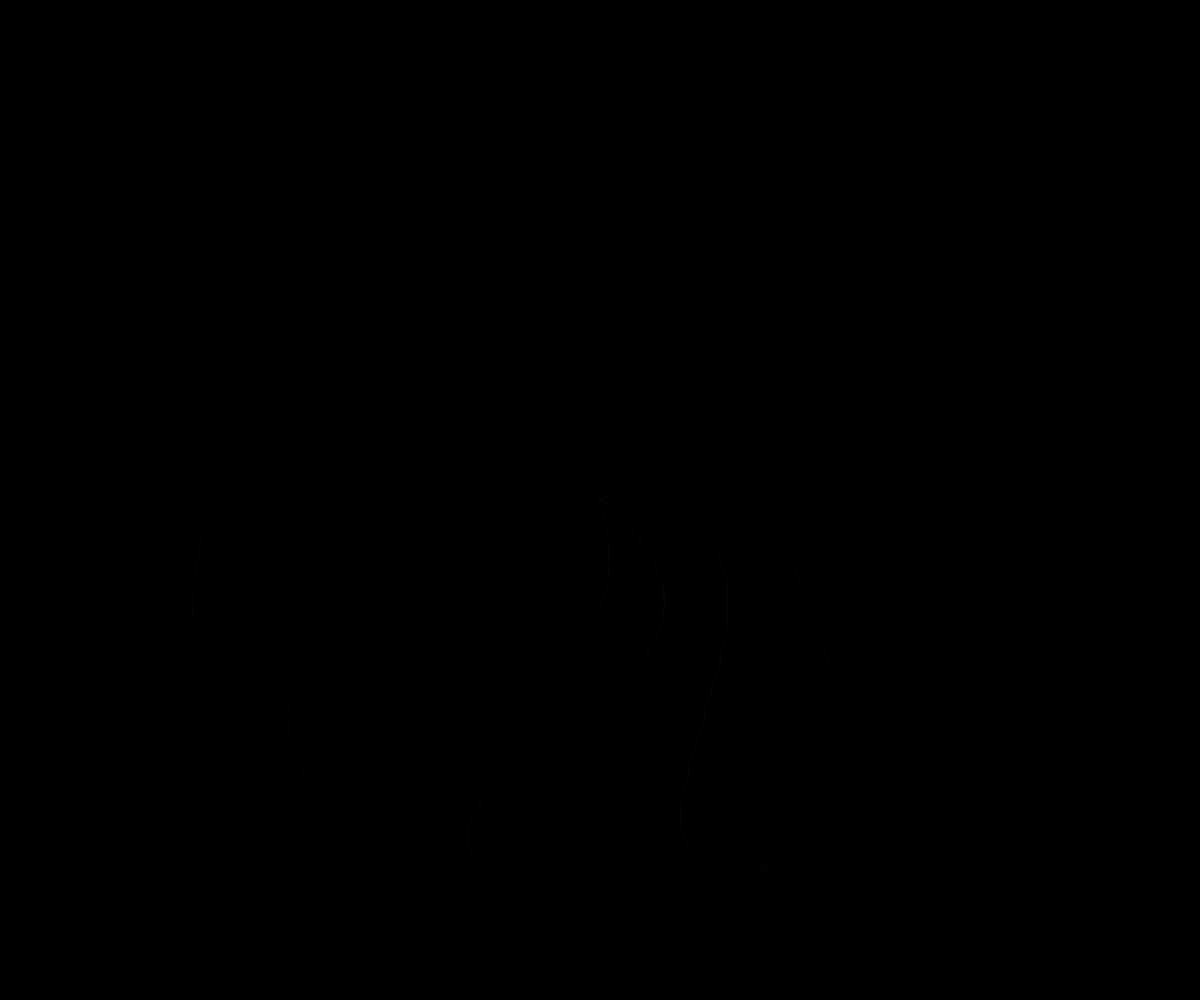
Frame 1 (no input)
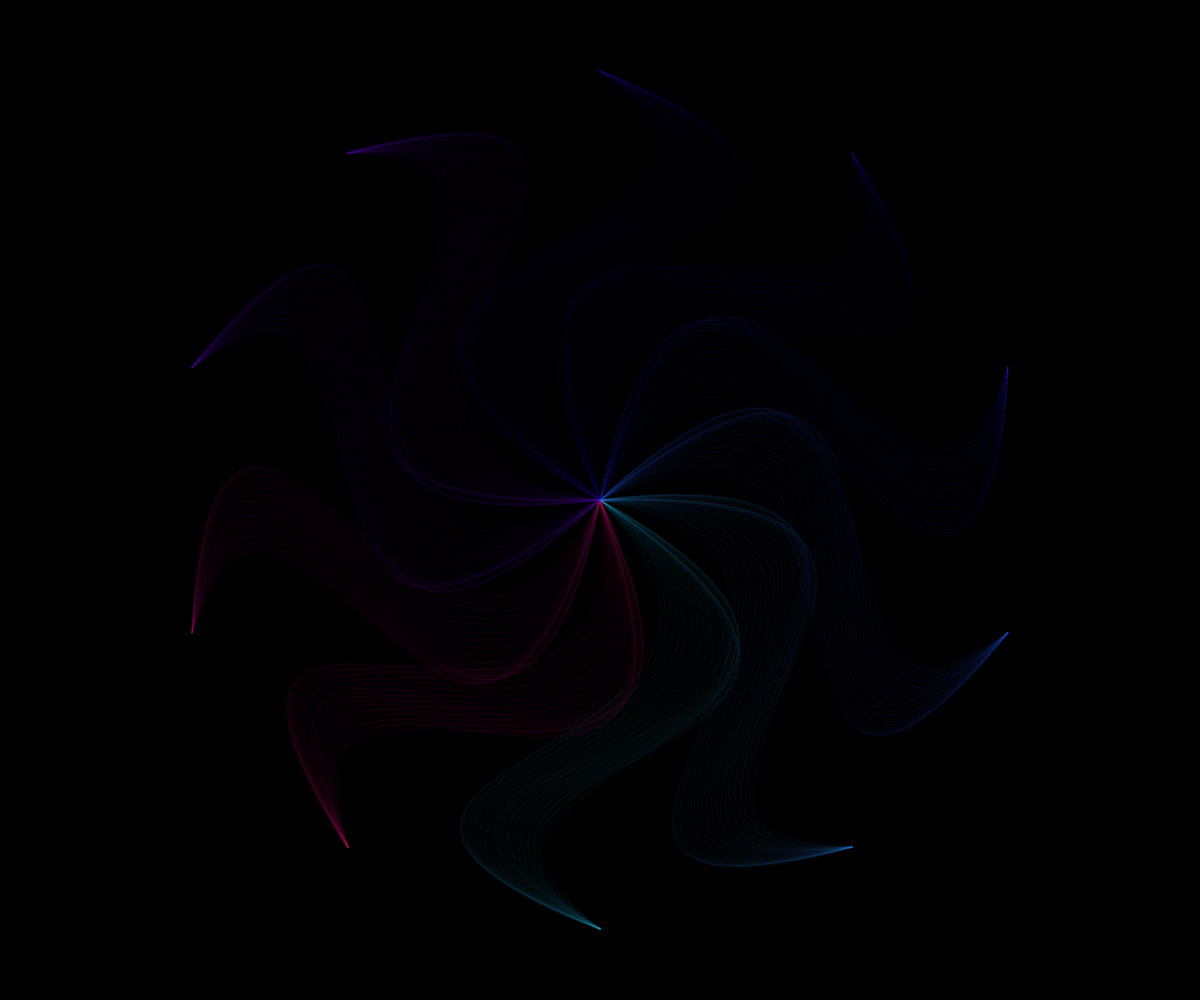
Frame 60 (no input)
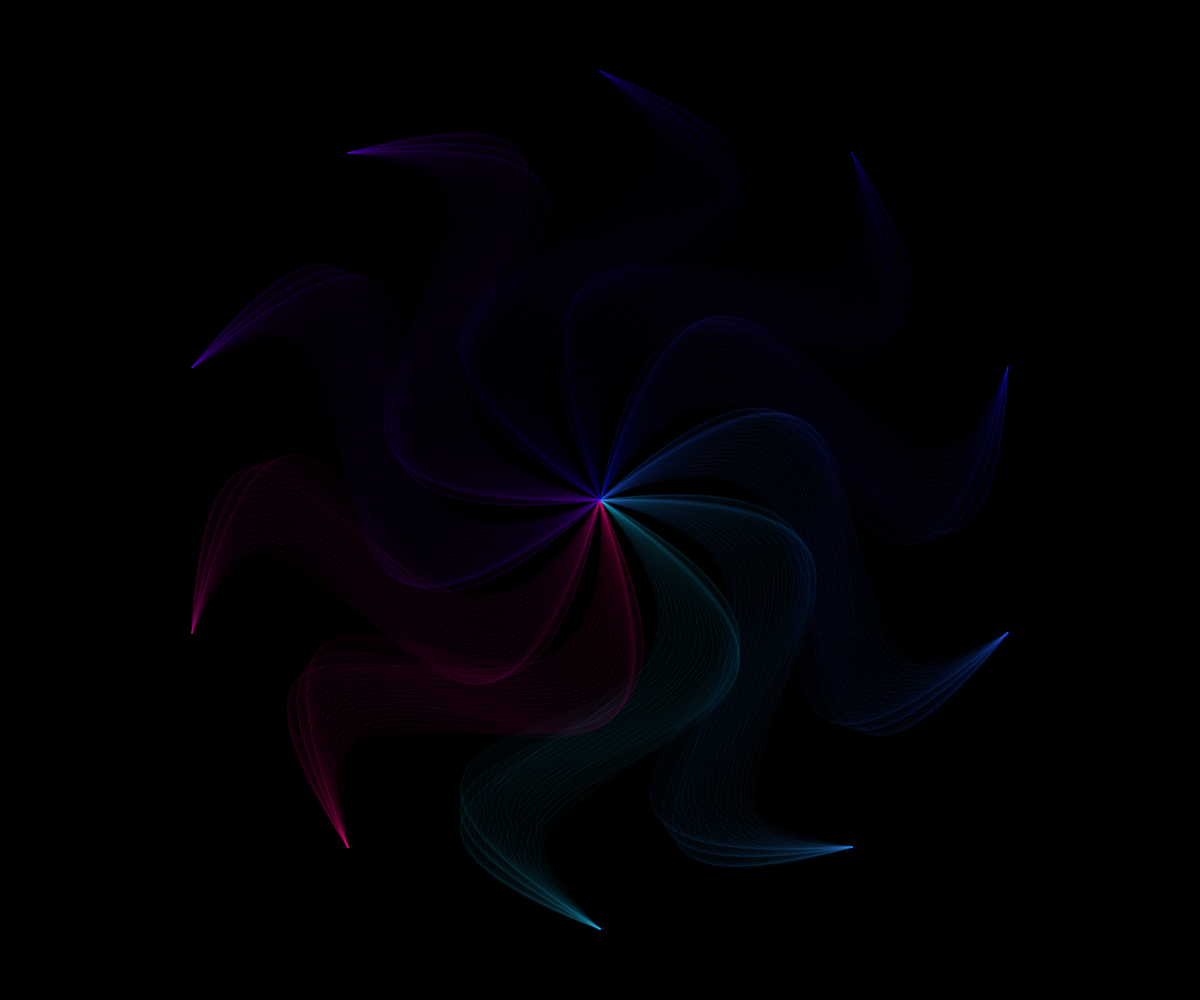
Frame 120 (the mouse pressed at the canvas centre since frame 60)

The p5.js sketch that drew these frames (run headless with seeded random() and noise() and a simulated clock; from frame 60 on, the mouse is pressed at the canvas centre):

// p5.js sketch
// ── sketch.js
let a1, a2, p1, p2;
let xAmplifier, yAmplifire_1, yAmplifire_2;
let xOff_1, xOff_2;
let t1, t2;
let petalLength, numberOfPetals;
let palettes;
let scheme;

function setup() {
    createCanvas(windowWidth, windowHeight);
    background(0);

    petalLength = height / 2 - floor(random(100));
    // numberOfPetals = floor(random(4, 10));
    numberOfPetals = 10

    scheme = random(shuffle(palettes));

    a1 = createVector(0, 0); 
    a2 = createVector(0, petalLength);
    p1 = createVector();
    p2 = createVector();

    xAmplifier = floor(random(50, 150));
    t1 = 0.005;
    t2 = random(0.0005, 0.002);

    let randomOffset = floor(random(50, 300));

    xOff_1 = randomOffset;
    xOff_2 = -randomOffset;

    yAmplifire_1 = floor(random(50, 200));
    yAmplifire_2 = floor(random(50, 200));
}

function draw() {
    translate(width / 2, height / 2);
    p1.x = xOff_1 + abs(1.5 * xAmplifier * sin(t1 * millis()));
    p1.y = petalLength / 2 + yAmplifire_1 * sin(t2 * millis());
    p2.x = xOff_2 - abs(1.5 * xAmplifier * sin(t1 * millis() + TWO_PI / 3));
    p2.y = petalLength / 2 + yAmplifire_2 * sin(t2 * millis() + TWO_PI / 3);

    for (let i = 0; i < numberOfPetals; i++) {
        rotate(TWO_PI / numberOfPetals);
        noFill();
        stroke(scheme[i] + "05");
        strokeWeight(2);
        bezier(a1.x, a1.y, p1.x, p1.y, p2.x, p2.y, a2.x, a2.y);
    }
}

// Color Palettes 
 palettes = [
    // ["#004c4c", "#006666", "#008080", "#66b2b2", "#b2d8d8"]
    ["#F72585", "#B5179E", "#7209B7", "#560BAD", "#480CA8", "#3A0CA3", "#3F37C9", "#4361EE", "#4895EF", "#4CC9F0"],
    // ["#ffadad","#ffd6a5","#fdffb6","#caffbf","#9bf6ff","#a0c4ff","#bdb2ff","#bdb2ff","#fffffc"],
    // ["#d9ed92","#b5e48c","#99d98c","#76c893","#52b69a","#34a0a4","#168aad","#1a759f","#1e6091"],
    // ["#f94144","#f3722c","#f8961e","#f9844a","#f9c74f","#90be6d","#43aa8b","#4d908e","#577590"],
    // ["#eeef20","#dddf00","#d4d700","#bfd200","#aacc00","#80b918","#55a630","#2b9348","#007f5f"],
    // ["#33658a","#86bbd8","#2f4858","#f6ae2d","#f26419","#2afc98","#09e85e","#16c172","#ffc1cf"],
    ];
